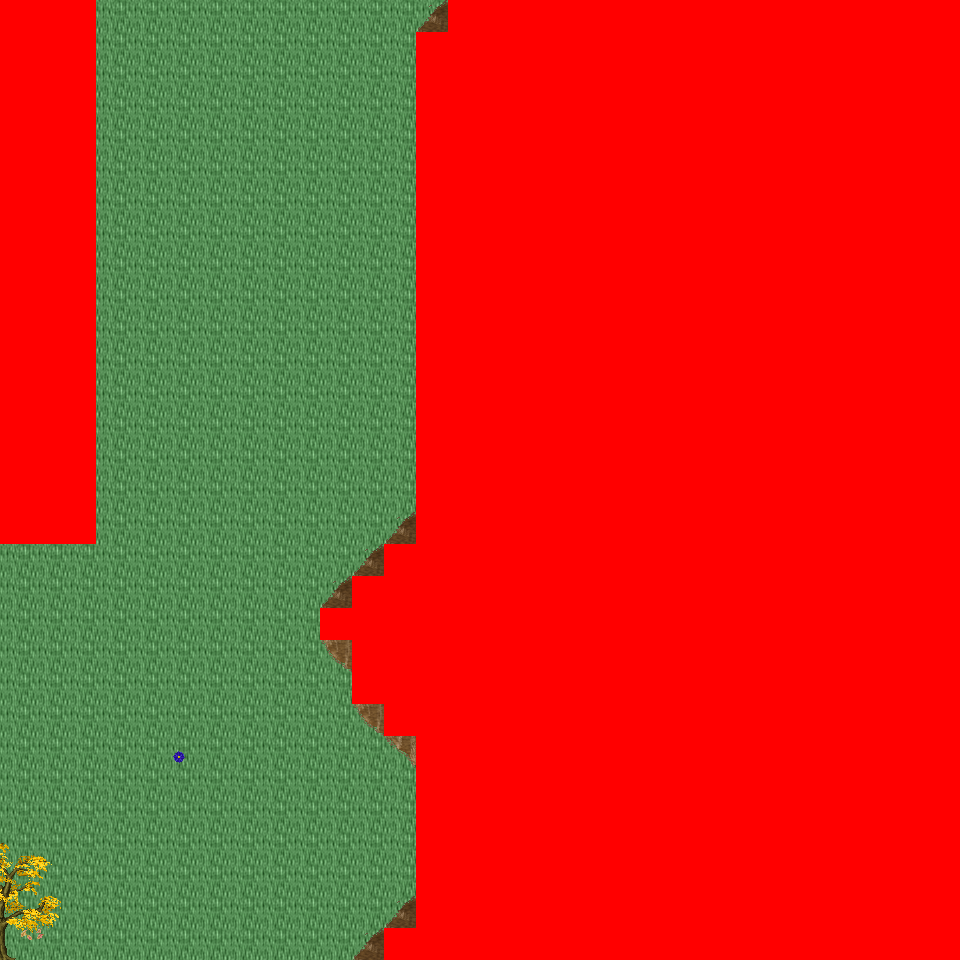

Tiled map render using the project's own tile images. Description and the map definition, with tile-layer contents summarised, below:
An orthogonal 30x30 tile map with 32x32 px tiles, 6 tile layers (Ground, Object, Object2, Above, ...), 46 tilesets and 3 objects (3x mapExit).

<map version="1.0" orientation="orthogonal" renderorder="right-down" width="30" height="30" tilewidth="32" tileheight="32" nextobjectid="4">
  <tileset firstgid="1" name="tileset_logic_collision" tilewidth="32" tileheight="32" tilecount="1" columns="1">
    <image source="../drawable/tileset_logic_collision.png" width="32" height="32" />
  </tileset>
  <tileset firstgid="2" name="tileset_ground_ridge_earth_pale" tilewidth="32" tileheight="32" tilecount="96" columns="12">
    <image source="../drawable/tileset_ground_ridge_earth_pale.png" width="384" height="256" />
  </tileset>
  <tileset firstgid="98" name="tileset_ground_ridge_earth_dark" tilewidth="32" tileheight="32" tilecount="96" columns="12">
    <image source="../drawable/tileset_ground_ridge_earth_dark.png" width="384" height="256" />
  </tileset>
  <tileset firstgid="194" name="tileset_ground_ground" tilewidth="32" tileheight="32" tilecount="33" columns="3">
    <image source="../drawable/tileset_ground_ground.png" width="96" height="352" />
  </tileset>
  <tileset firstgid="227" name="tileset_building_castle" tilewidth="32" tileheight="32" tilecount="320" columns="20">
    <image source="../drawable/tileset_building_castle.png" width="640" height="512" />
  </tileset>
  <tileset firstgid="547" name="tileset_item_pot_barrels_1" tilewidth="32" tileheight="32" tilecount="8" columns="4">
    <image source="../drawable/tileset_item_pot_barrels_1.png" width="128" height="64" />
  </tileset>
  <tileset firstgid="555" name="tileset_item_weapon_cannon" tilewidth="32" tileheight="32" tilecount="12" columns="3">
    <image source="../drawable/tileset_item_weapon_cannon.png" width="96" height="128" />
  </tileset>
  <tileset firstgid="567" name="tileset_building_door_closed" tilewidth="32" tileheight="32" tilecount="1" columns="1">
    <image source="../drawable/tileset_building_door_closed.png" width="32" height="32" />
  </tileset>
  <tileset firstgid="568" name="tileset_building_door_door" tilewidth="32" tileheight="32" tilecount="6" columns="3">
    <image source="../drawable/tileset_building_door_door.png" width="96" height="64" />
  </tileset>
  <tileset firstgid="574" name="tileset_building_window_window_centered" tilewidth="32" tileheight="32" tilecount="1" columns="1">
    <image source="../drawable/tileset_building_window_window_centered.png" width="32" height="32" />
  </tileset>
  <tileset firstgid="575" name="tileset_building_decoration_chimney_big" tilewidth="32" tileheight="32" tilecount="2" columns="1">
    <image source="../drawable/tileset_building_decoration_chimney_big.png" width="32" height="64" />
  </tileset>
  <tileset firstgid="577" name="tileset_building_stairs_stairs_grey" tilewidth="32" tileheight="32" tilecount="6" columns="3">
    <image source="../drawable/tileset_building_stairs_stairs_grey.png" width="96" height="64" />
  </tileset>
  <tileset firstgid="583" name="tileset_building_witch_hut" tilewidth="32" tileheight="32" tilecount="80" columns="5">
    <image source="../drawable/tileset_building_witch_hut.png" width="160" height="512" />
  </tileset>
  <tileset firstgid="663" name="tileset_ground_grass_edges" tilewidth="32" tileheight="32" tilecount="36" columns="12">
    <image source="../drawable/tileset_ground_grass_edges.png" width="384" height="96" />
  </tileset>
  <tileset firstgid="699" name="tileset_ground_grass_corners" tilewidth="32" tileheight="32" tilecount="24" columns="6">
    <image source="../drawable/tileset_ground_grass_corners.png" width="192" height="128" />
  </tileset>
  <tileset firstgid="723" name="tileset_logic_item_vegetable" tilewidth="32" tileheight="32" tilecount="13" columns="13">
    <image source="../drawable/tileset_logic_item_vegetable.png" width="256" height="64" />
  </tileset>
  <tileset firstgid="736" name="tileset_plant_tree_fall_trees" tilewidth="32" tileheight="32" tilecount="40" columns="8">
    <image source="../drawable/tileset_plant_tree_fall_trees.png" width="256" height="160" />
  </tileset>
  <tileset firstgid="776" name="tileset_plant_stump_stump_pale_purple" tilewidth="32" tileheight="32" tilecount="4" columns="2">
    <image source="../drawable/tileset_plant_stump_stump_pale_purple.png" width="64" height="64" />
  </tileset>
  <tileset firstgid="780" name="tileset_plant_stump_small_stump" tilewidth="32" tileheight="32" tilecount="4" columns="2">
    <image source="../drawable/tileset_plant_stump_small_stump.png" width="64" height="64" />
  </tileset>
  <tileset firstgid="784" name="tileset_furniture_light_small_lamp" tilewidth="32" tileheight="32" tilecount="4" columns="4">
    <image source="../drawable/tileset_furniture_light_small_lamp.png" width="128" height="32" />
  </tileset>
  <tileset firstgid="788" name="tileset_item_pot_barrel" tilewidth="32" tileheight="32" tilecount="2" columns="1">
    <image source="../drawable/tileset_item_pot_barrel.png" width="32" height="64" />
  </tileset>
  <tileset firstgid="790" name="tileset_plant_tree_locust_tree" tilewidth="32" tileheight="32" tilecount="20" columns="4">
    <image source="../drawable/tileset_plant_tree_locust_tree.png" width="128" height="160" />
  </tileset>
  <tileset firstgid="810" name="tileset_plant_leaves" tilewidth="32" tileheight="32" tilecount="8" columns="4">
    <image source="../drawable/tileset_plant_leaves.png" width="128" height="64" />
  </tileset>
  <tileset firstgid="818" name="tileset_plant_flower_daisy_blue" tilewidth="32" tileheight="32" tilecount="8" columns="2">
    <image source="../drawable/tileset_plant_flower_daisy_blue.png" width="64" height="128" />
  </tileset>
  <tileset firstgid="826" name="tileset_plant_flower_daisy_yellow" tilewidth="32" tileheight="32" tilecount="8" columns="2">
    <image source="../drawable/tileset_plant_flower_daisy_yellow.png" width="64" height="128" />
  </tileset>
  <tileset firstgid="834" name="tileset_plant_flower_small_flower_bed_2" tilewidth="32" tileheight="32" tilecount="12" columns="3">
    <image source="../drawable/tileset_plant_flower_small_flower_bed_2.png" width="96" height="128" />
  </tileset>
  <tileset firstgid="846" name="tileset_plant_flower_small_flower_bed" tilewidth="32" tileheight="32" tilecount="12" columns="3">
    <image source="../drawable/tileset_plant_flower_small_flower_bed.png" width="96" height="128" />
  </tileset>
  <tileset firstgid="858" name="tileset_plant_flower_flower_bed_1" tilewidth="32" tileheight="32" tilecount="35" columns="7">
    <image source="../drawable/tileset_plant_flower_flower_bed_1.png" width="224" height="160" />
  </tileset>
  <tileset firstgid="893" name="tileset_plant_flower_hothouse_flowers" tilewidth="32" tileheight="32" tilecount="72" columns="6">
    <image source="../drawable/tileset_plant_flower_hothouse_flowers.png" width="192" height="384" />
  </tileset>
  <tileset firstgid="965" name="tileset_furniture_light_lamp_blue" tilewidth="32" tileheight="32" tilecount="3" columns="1">
    <image source="../drawable/tileset_furniture_light_lamp_blue.png" width="32" height="96" />
  </tileset>
  <tileset firstgid="968" name="tileset_light_dim_light_7x5" tilewidth="32" tileheight="32" tilecount="35" columns="7">
    <image source="../drawable/tileset_light_dim_light_7x5.png" width="224" height="160" />
  </tileset>
  <tileset firstgid="1003" name="tileset_building_decoration_chimney" tilewidth="32" tileheight="32" tilecount="2" columns="1">
    <image source="../drawable/tileset_building_decoration_chimney.png" width="32" height="64" />
  </tileset>
  <tileset firstgid="1005" name="tileset_building_decoration_cauldron_sign" tilewidth="32" tileheight="32" tilecount="1" columns="1">
    <image source="../drawable/tileset_building_decoration_cauldron_sign.png" width="32" height="32" />
  </tileset>
  <tileset firstgid="1006" name="tileset_building_decoration_magician_banner" tilewidth="32" tileheight="32" tilecount="3" columns="3">
    <image source="../drawable/tileset_building_decoration_magician_banner.png" width="96" height="32" />
  </tileset>
  <tileset firstgid="1009" name="tileset_logic_portal" tilewidth="32" tileheight="32" tilecount="24" columns="8">
    <image source="../drawable/tileset_logic_portal.png" width="256" height="96" />
  </tileset>
  <tileset firstgid="1033" name="tileset_ground_ground_3" tilewidth="32" tileheight="32" tilecount="5" columns="5">
    <image source="../drawable/tileset_ground_ground_3.png" width="160" height="32" />
  </tileset>
  <tileset firstgid="1038" name="tileset_building_cottage" tilewidth="32" tileheight="32" tilecount="256" columns="16">
    <image source="../drawable/tileset_building_cottage.png" width="512" height="512" />
  </tileset>
  <tileset firstgid="1294" name="tileset_building_roof_thatched_roof" tilewidth="32" tileheight="32" tilecount="256" columns="16">
    <image source="../drawable/tileset_building_roof_thatched_roof.png" width="512" height="512" />
  </tileset>
  <tileset firstgid="1550" name="tileset_building_door_doors" tilewidth="32" tileheight="32" tilecount="256" columns="16">
    <image source="../drawable/tileset_building_door_doors.png" width="512" height="512" />
  </tileset>
  <tileset firstgid="1806" name="tileset_building_window_windows" tilewidth="32" tileheight="32" tilecount="256" columns="16">
    <image source="../drawable/tileset_building_window_windows.png" width="512" height="512" />
  </tileset>
  <tileset firstgid="2062" name="tileset_plant_bush_leafy" tilewidth="32" tileheight="32" tilecount="48" columns="8">
    <image source="../drawable/tileset_plant_bush_leafy.png" width="256" height="192" />
  </tileset>
  <tileset firstgid="2110" name="tileset_plant_bush_flowering" tilewidth="32" tileheight="32" tilecount="72" columns="8">
    <image source="../drawable/tileset_plant_bush_flowering.png" width="256" height="288" />
  </tileset>
  <tileset firstgid="2182" name="tileset_object_stone_well" tilewidth="32" tileheight="32" tilecount="6" columns="2">
    <image source="../drawable/tileset_object_stone_well.png" width="64" height="96" />
  </tileset>
  <tileset firstgid="2188" name="tileset_item_pot_cauldron" tilewidth="32" tileheight="32" tilecount="48" columns="8">
    <image source="../drawable/tileset_item_pot_cauldron.png" width="256" height="192" />
  </tileset>
  <tileset firstgid="2236" name="tileset_item_campfires" tilewidth="32" tileheight="32" tilecount="2" columns="2">
    <image source="../drawable/tileset_item_campfires.png" width="64" height="32" />
  </tileset>
  <tileset firstgid="2238" name="tileset_item_firewood" tilewidth="32" tileheight="32" tilecount="12" columns="3">
    <image source="../drawable/tileset_item_firewood.png" width="96" height="128" />
  </tileset>
  <layer name="Ground" width="30" height="30">
    <data>[900 cells, 900 non-empty, 7 distinct tile ids]</data>
  </layer>
  <layer name="Object" width="30" height="30">
    <data>[900 cells, 141 non-empty, 20 distinct tile ids]</data>
  </layer>
  <layer name="Object2" width="30" height="30">
    <data>[900 cells, 2 non-empty, 2 distinct tile ids]</data>
  </layer>
  <layer name="Above" width="30" height="30">
    <data>[900 cells, 8 non-empty, 8 distinct tile ids]</data>
  </layer>
  <layer name="Above2" width="30" height="30">
    <data>[900 cells, 0 non-empty, 0 distinct tile ids]</data>
  </layer>
  <layer name="Walkable" width="30" height="30">
    <data>[900 cells, 572 non-empty, 1 distinct tile ids]</data>
  </layer>
  <objectgroup name="MapEvents">
    <object id="1" name="north" type="mapExit" x="96" y="0" width="352" height="32">
      <properties>
        <property name="map" value="level_0_x54_y43" />
        <property name="x" value="3" />
        <property name="y" value="28" />
      </properties>
    </object>
    <object id="2" name="south" type="mapExit" x="0" y="928" width="384" height="32">
      <properties>
        <property name="map" value="level_0_x54_y45" />
        <property name="x" value="0" />
        <property name="y" value="1" />
      </properties>
    </object>
    <object id="3" name="west" type="mapExit" x="0" y="544" width="32" height="416">
      <properties>
        <property name="map" value="level_0_x53_y44" />
        <property name="x" value="28" />
        <property name="y" value="17" />
      </properties>
    </object>
  </objectgroup>
</map>
